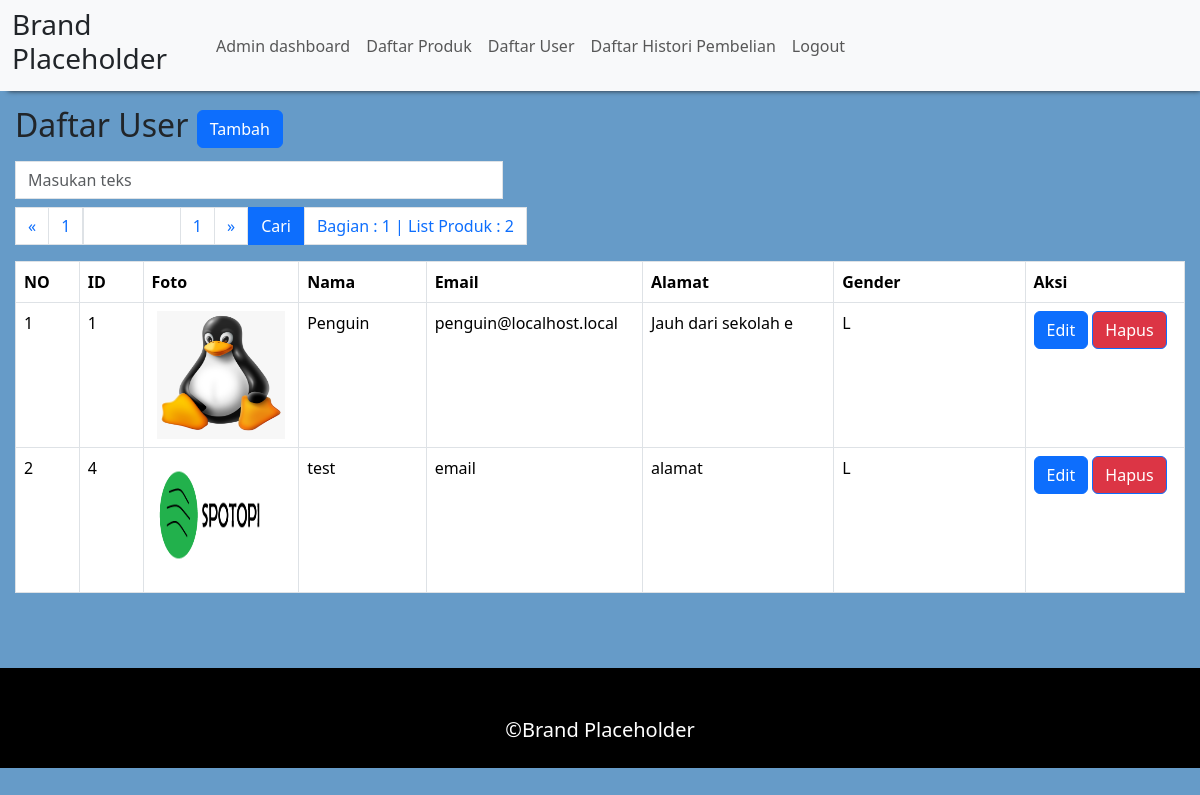
/admin/data/user.php (signed in), run on the app's committed database.
### tables this page shows
CREATE TABLE `user` (
  `id_user` int(11) NOT NULL,
  `nama` varchar(255) DEFAULT NULL,
  `tanggal_lahir` date NOT NULL,
  `gender` enum('L','P') NOT NULL,
  `alamat` text NOT NULL,
  `username` varchar(255) NOT NULL,
  `email` varchar(255) NOT NULL,
  `foto` varchar(255) NOT NULL DEFAULT 'empty.png',
  `password` varchar(255) NOT NULL
);

### lib/function.php (called while the page is built, shortened)
<?php
function generatetoken($tokenname)
{
    $token=@$_SESSION[$tokenname];
    if (!$token) {
        $token = hash('sha256', uniqid() . $GLOBALS["salt"]);
    }
    return $token;
}

### admin/data/user.php (the view, shortened to what this page needs)
<?php
include "../lib/header.php";
include "../../lib/database.php";
include "../../lib/function.php";
?>
<div style="margin:15px;">
    <div class="row" style="margin-bottom:5px;">
        <h2 class="col-md-auto text-center">Daftar User
            <a href="tambah_user.php?token=<?= generatetoken('tambah_user'); ?>" class="col-md-auto btn btn-primary">Tambah</a>
        </h2>
    </div>
    <?php
    $limit_show = 4;
    $search = @$_GET["search_bar"];
    $search_filter = "%$search%";
    include "../../lib/search_bar.php"
    ?>
    <table class="table table-hover table-bordered">
        <thead>
            <th>NO</th>
            <th>ID</th>
            <th>Foto</th>
            <th>Nama</th>
            <th>Email</th>
            <th>Alamat</th>
            <th>Gender</th>
            <th>Aksi</th>
        </thead>
        <tbody>
            <?php
            $result = $mysqli->prepare('SELECT * FROM user WHERE nama LIKE ? OR email LIKE ? limit ?, ?');
            $result->bind_param('ssss', $search_filter, $search_filter, $start, $akhir);
            $result->execute();
            $result = $result->get_result();
            $number = 0;
            while ($dt_produk = $result->fetch_assoc()) {
                $number++;
            ?>
                <tr>
                    <td style="width:5%"><?= $number ?></td>
                    <td style="width:5%"><?= $dt_produk['id_user'] ?></td>
                    <td style="width:10%; text-align:center;"><img src="../../assets/pfp/<?= $dt_produk['foto'] ?>" width="128" height="128"></td>
                    <td style="width:10%"><?= $dt_produk['nama'] ?></td>
                    <td style="width:15%"><?= $dt_produk['email'] ?></td>
                    <td style="width:15%"><?= $dt_produk['alamat'] ?></td>
                    <td style="width:15%"><?= $dt_produk['gender'] ?></td>
                    <td style="width:12.5%">
                        <a href="../edit/user.php?id=<?= $dt_produk['id_user'] ?>" class="col-auto btn btn-primary">Edit</a>
                        <a href="hapus_user.php?id=<?= $dt_produk['id_user'] ?>&token=<?= generatetoken('hapus_user'); ?>" class="btn btn-primary bg-danger">Hapus</a>
                    </td>
                </tr>
            <?php
            } ?>
        </tbody>
    </table>
</div>
<?php
include "../../lib/footer.php";
?>

### data on the page
user: id_user "1", foto (picture), nama "Penguin", email "penguin@localhost.local", alamat "Jauh dari sekolah e", gender "L"
user: id_user "4", foto (picture), nama "test", email "email", alamat "alamat", gender "L"

### other printed values
$page_next "1"
$bagian "1"
$total_list "2"
